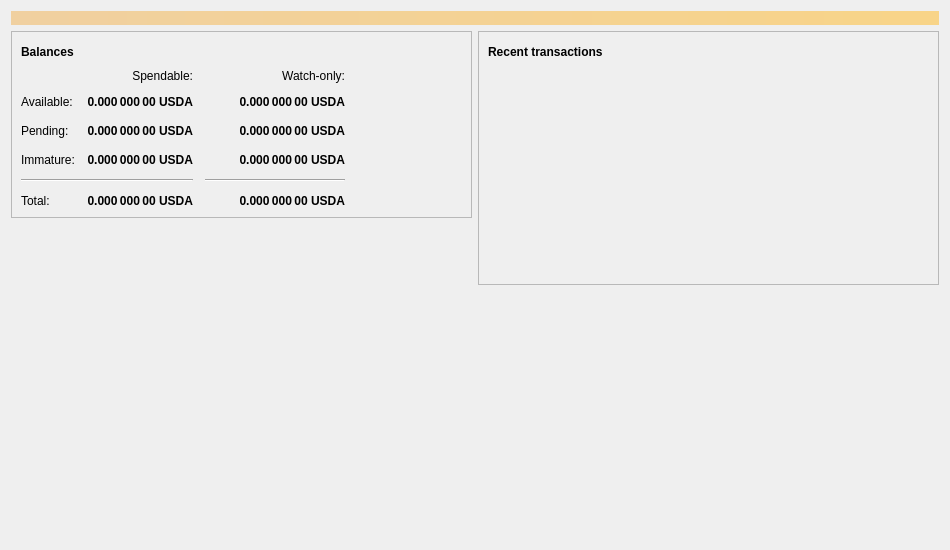
<?xml version="1.0" encoding="UTF-8"?>
<ui version="4.0">
 <class>OverviewPage</class>
 <widget class="QWidget" name="OverviewPage">
  <property name="geometry">
   <rect>
    <x>0</x>
    <y>0</y>
    <width>950</width>
    <height>550</height>
   </rect>
  </property>
  <property name="minimumSize">
   <size>
    <width>950</width>
    <height>550</height>
   </size>
  </property>
  <property name="windowTitle">
   <string>Form</string>
  </property>
  <layout class="QVBoxLayout" name="topLayout">
   <item>
    <widget class="QLabel" name="labelAlerts">
     <property name="visible">
      <bool>false</bool>
     </property>
     <property name="styleSheet">
      <string notr="true">QLabel { background-color: qlineargradient(x1: 0, y1: 0, x2: 1, y2: 0, stop:0 #F0D0A0, stop:1 #F8D488); color:#000000; }</string>
     </property>
     <property name="wordWrap">
      <bool>true</bool>
     </property>
     <property name="margin">
      <number>3</number>
     </property>
     <property name="textInteractionFlags">
      <set>Qt::TextSelectableByMouse</set>
     </property>
    </widget>
   </item>
   <item>
    <layout class="QHBoxLayout" name="horizontalLayout" stretch="1,1">
     <item>
      <layout class="QVBoxLayout" name="verticalLayout_2">
       <item>
        <widget class="QFrame" name="frame">
         <property name="frameShape">
          <enum>QFrame::StyledPanel</enum>
         </property>
         <property name="frameShadow">
          <enum>QFrame::Raised</enum>
         </property>
         <layout class="QVBoxLayout" name="verticalLayout_4">
          <item>
           <layout class="QHBoxLayout" name="horizontalLayout_4">
            <item>
             <widget class="QLabel" name="label_5">
              <property name="font">
               <font>
                <weight>75</weight>
                <bold>true</bold>
               </font>
              </property>
              <property name="text">
               <string>Balances</string>
              </property>
             </widget>
            </item>
            <item>
             <widget class="QPushButton" name="labelWalletStatus">
              <property name="enabled">
               <bool>true</bool>
              </property>
              <property name="maximumSize">
               <size>
                <width>30</width>
                <height>16777215</height>
               </size>
              </property>
              <property name="toolTip">
               <string>The displayed information may be out of date. Your wallet automatically synchronizes with the Usdacoin network after a connection is established, but this process has not completed yet.</string>
              </property>
              <property name="text">
               <string/>
              </property>
              <property name="icon">
               <iconset>
                <normaloff>:/icons/warning</normaloff>
                <disabledoff>:/icons/warning</disabledoff>:/icons/warning</iconset>
              </property>
              <property name="iconSize">
               <size>
                <width>24</width>
                <height>24</height>
               </size>
              </property>
              <property name="flat">
               <bool>true</bool>
              </property>
             </widget>
            </item>
            <item>
             <spacer name="horizontalSpacer_3">
              <property name="orientation">
               <enum>Qt::Horizontal</enum>
              </property>
              <property name="sizeHint" stdset="0">
               <size>
                <width>40</width>
                <height>20</height>
               </size>
              </property>
             </spacer>
            </item>
           </layout>
          </item>
          <item>
           <layout class="QGridLayout" name="gridLayout">
            <property name="spacing">
             <number>12</number>
            </property>
            <item row="2" column="2">
             <widget class="QLabel" name="labelWatchPending">
              <property name="font">
               <font>
                <weight>75</weight>
                <bold>true</bold>
               </font>
              </property>
              <property name="cursor">
               <cursorShape>IBeamCursor</cursorShape>
              </property>
              <property name="toolTip">
               <string>Unconfirmed transactions to watch-only addresses</string>
              </property>
              <property name="text">
               <string notr="true">0.000 000 00 USDA</string>
              </property>
              <property name="alignment">
               <set>Qt::AlignRight|Qt::AlignTrailing|Qt::AlignVCenter</set>
              </property>
              <property name="textInteractionFlags">
               <set>Qt::LinksAccessibleByMouse|Qt::TextSelectableByKeyboard|Qt::TextSelectableByMouse</set>
              </property>
             </widget>
            </item>
            <item row="2" column="1">
             <widget class="QLabel" name="labelUnconfirmed">
              <property name="font">
               <font>
                <weight>75</weight>
                <bold>true</bold>
               </font>
              </property>
              <property name="cursor">
               <cursorShape>IBeamCursor</cursorShape>
              </property>
              <property name="toolTip">
               <string>Total of transactions that have yet to be confirmed, and do not yet count toward the spendable balance</string>
              </property>
              <property name="text">
               <string notr="true">0.000 000 00 USDA</string>
              </property>
              <property name="alignment">
               <set>Qt::AlignRight|Qt::AlignTrailing|Qt::AlignVCenter</set>
              </property>
              <property name="textInteractionFlags">
               <set>Qt::LinksAccessibleByMouse|Qt::TextSelectableByKeyboard|Qt::TextSelectableByMouse</set>
              </property>
             </widget>
            </item>
            <item row="3" column="2">
             <widget class="QLabel" name="labelWatchImmature">
              <property name="font">
               <font>
                <weight>75</weight>
                <bold>true</bold>
               </font>
              </property>
              <property name="cursor">
               <cursorShape>IBeamCursor</cursorShape>
              </property>
              <property name="toolTip">
               <string>Mined balance in watch-only addresses that has not yet matured</string>
              </property>
              <property name="text">
               <string notr="true">0.000 000 00 USDA</string>
              </property>
              <property name="alignment">
               <set>Qt::AlignRight|Qt::AlignTrailing|Qt::AlignVCenter</set>
              </property>
              <property name="textInteractionFlags">
               <set>Qt::LinksAccessibleByMouse|Qt::TextSelectableByKeyboard|Qt::TextSelectableByMouse</set>
              </property>
             </widget>
            </item>
            <item row="4" column="0" colspan="2">
             <widget class="Line" name="line">
              <property name="orientation">
               <enum>Qt::Horizontal</enum>
              </property>
             </widget>
            </item>
            <item row="4" column="2">
             <widget class="Line" name="lineWatchBalance">
              <property name="sizePolicy">
               <sizepolicy hsizetype="Preferred" vsizetype="Fixed">
                <horstretch>0</horstretch>
                <verstretch>0</verstretch>
               </sizepolicy>
              </property>
              <property name="minimumSize">
               <size>
                <width>140</width>
                <height>0</height>
               </size>
              </property>
              <property name="orientation">
               <enum>Qt::Horizontal</enum>
              </property>
             </widget>
            </item>
            <item row="5" column="0">
             <widget class="QLabel" name="labelTotalText">
              <property name="text">
               <string>Total:</string>
              </property>
             </widget>
            </item>
            <item row="3" column="1">
             <widget class="QLabel" name="labelImmature">
              <property name="font">
               <font>
                <weight>75</weight>
                <bold>true</bold>
               </font>
              </property>
              <property name="cursor">
               <cursorShape>IBeamCursor</cursorShape>
              </property>
              <property name="toolTip">
               <string>Mined balance that has not yet matured</string>
              </property>
              <property name="text">
               <string notr="true">0.000 000 00 USDA</string>
              </property>
              <property name="alignment">
               <set>Qt::AlignRight|Qt::AlignTrailing|Qt::AlignVCenter</set>
              </property>
              <property name="textInteractionFlags">
               <set>Qt::LinksAccessibleByMouse|Qt::TextSelectableByKeyboard|Qt::TextSelectableByMouse</set>
              </property>
             </widget>
            </item>
            <item row="2" column="3">
             <spacer name="horizontalSpacer_2">
              <property name="orientation">
               <enum>Qt::Horizontal</enum>
              </property>
              <property name="sizeHint" stdset="0">
               <size>
                <width>40</width>
                <height>20</height>
               </size>
              </property>
             </spacer>
            </item>
            <item row="3" column="0">
             <widget class="QLabel" name="labelImmatureText">
              <property name="text">
               <string>Immature:</string>
              </property>
             </widget>
            </item>
            <item row="5" column="1">
             <widget class="QLabel" name="labelTotal">
              <property name="font">
               <font>
                <weight>75</weight>
                <bold>true</bold>
               </font>
              </property>
              <property name="cursor">
               <cursorShape>IBeamCursor</cursorShape>
              </property>
              <property name="toolTip">
               <string>Your current total balance</string>
              </property>
              <property name="text">
               <string notr="true">0.000 000 00 USDA</string>
              </property>
              <property name="alignment">
               <set>Qt::AlignRight|Qt::AlignTrailing|Qt::AlignVCenter</set>
              </property>
              <property name="textInteractionFlags">
               <set>Qt::LinksAccessibleByMouse|Qt::TextSelectableByKeyboard|Qt::TextSelectableByMouse</set>
              </property>
             </widget>
            </item>
            <item row="5" column="2">
             <widget class="QLabel" name="labelWatchTotal">
              <property name="font">
               <font>
                <weight>75</weight>
                <bold>true</bold>
               </font>
              </property>
              <property name="cursor">
               <cursorShape>IBeamCursor</cursorShape>
              </property>
              <property name="toolTip">
               <string>Current total balance in watch-only addresses</string>
              </property>
              <property name="text">
               <string notr="true">0.000 000 00 USDA</string>
              </property>
              <property name="alignment">
               <set>Qt::AlignRight|Qt::AlignTrailing|Qt::AlignVCenter</set>
              </property>
              <property name="textInteractionFlags">
               <set>Qt::LinksAccessibleByMouse|Qt::TextSelectableByKeyboard|Qt::TextSelectableByMouse</set>
              </property>
             </widget>
            </item>
            <item row="0" column="2">
             <widget class="QLabel" name="labelWatchonly">
              <property name="text">
               <string>Watch-only:</string>
              </property>
              <property name="alignment">
               <set>Qt::AlignRight|Qt::AlignTrailing|Qt::AlignVCenter</set>
              </property>
             </widget>
            </item>
            <item row="1" column="0">
             <widget class="QLabel" name="labelBalanceText">
              <property name="text">
               <string>Available:</string>
              </property>
             </widget>
            </item>
            <item row="1" column="1">
             <widget class="QLabel" name="labelBalance">
              <property name="font">
               <font>
                <weight>75</weight>
                <bold>true</bold>
               </font>
              </property>
              <property name="cursor">
               <cursorShape>IBeamCursor</cursorShape>
              </property>
              <property name="toolTip">
               <string>Your current spendable balance</string>
              </property>
              <property name="text">
               <string notr="true">0.000 000 00 USDA</string>
              </property>
              <property name="alignment">
               <set>Qt::AlignRight|Qt::AlignTrailing|Qt::AlignVCenter</set>
              </property>
              <property name="textInteractionFlags">
               <set>Qt::LinksAccessibleByMouse|Qt::TextSelectableByKeyboard|Qt::TextSelectableByMouse</set>
              </property>
             </widget>
            </item>
            <item row="1" column="2">
             <widget class="QLabel" name="labelWatchAvailable">
              <property name="font">
               <font>
                <weight>75</weight>
                <bold>true</bold>
               </font>
              </property>
              <property name="cursor">
               <cursorShape>IBeamCursor</cursorShape>
              </property>
              <property name="toolTip">
               <string>Your current balance in watch-only addresses</string>
              </property>
              <property name="text">
               <string notr="true">0.000 000 00 USDA</string>
              </property>
              <property name="alignment">
               <set>Qt::AlignRight|Qt::AlignTrailing|Qt::AlignVCenter</set>
              </property>
              <property name="textInteractionFlags">
               <set>Qt::LinksAccessibleByMouse|Qt::TextSelectableByKeyboard|Qt::TextSelectableByMouse</set>
              </property>
             </widget>
            </item>
            <item row="2" column="0">
             <widget class="QLabel" name="labelPendingText">
              <property name="text">
               <string>Pending:</string>
              </property>
             </widget>
            </item>
            <item row="0" column="1">
             <widget class="QLabel" name="labelSpendable">
              <property name="text">
               <string>Spendable:</string>
              </property>
              <property name="alignment">
               <set>Qt::AlignRight|Qt::AlignTrailing|Qt::AlignVCenter</set>
              </property>
             </widget>
            </item>
           </layout>
          </item>
         </layout>
        </widget>
       </item>
       <item>
        <spacer name="verticalSpacer">
         <property name="orientation">
          <enum>Qt::Vertical</enum>
         </property>
         <property name="sizeHint" stdset="0">
          <size>
           <width>20</width>
           <height>40</height>
          </size>
         </property>
        </spacer>
       </item>
      </layout>
     </item>
     <item>
      <layout class="QVBoxLayout" name="verticalLayout_3">
       <item>
        <widget class="QFrame" name="frame_2">
         <property name="frameShape">
          <enum>QFrame::StyledPanel</enum>
         </property>
         <property name="frameShadow">
          <enum>QFrame::Raised</enum>
         </property>
         <layout class="QVBoxLayout" name="verticalLayout">
          <item>
           <layout class="QHBoxLayout" name="horizontalLayout_2">
            <item>
             <widget class="QLabel" name="label_4">
              <property name="font">
               <font>
                <weight>75</weight>
                <bold>true</bold>
               </font>
              </property>
              <property name="text">
               <string>Recent transactions</string>
              </property>
             </widget>
            </item>
            <item>
             <widget class="QPushButton" name="labelTransactionsStatus">
              <property name="enabled">
               <bool>true</bool>
              </property>
              <property name="maximumSize">
               <size>
                <width>30</width>
                <height>16777215</height>
               </size>
              </property>
              <property name="toolTip">
               <string>The displayed information may be out of date. Your wallet automatically synchronizes with the Usdacoin network after a connection is established, but this process has not completed yet.</string>
              </property>
              <property name="text">
               <string/>
              </property>
              <property name="icon">
               <iconset>
                <normaloff>:/icons/warning</normaloff>
                <disabledoff>:/icons/warning</disabledoff>:/icons/warning</iconset>
              </property>
              <property name="iconSize">
               <size>
                <width>24</width>
                <height>24</height>
               </size>
              </property>
              <property name="flat">
               <bool>true</bool>
              </property>
             </widget>
            </item>
            <item>
             <spacer name="horizontalSpacer">
              <property name="orientation">
               <enum>Qt::Horizontal</enum>
              </property>
              <property name="sizeHint" stdset="0">
               <size>
                <width>40</width>
                <height>20</height>
               </size>
              </property>
             </spacer>
            </item>
           </layout>
          </item>
          <item>
           <widget class="QListView" name="listTransactions">
            <property name="styleSheet">
             <string notr="true">QListView { background: transparent; }</string>
            </property>
            <property name="frameShape">
             <enum>QFrame::NoFrame</enum>
            </property>
            <property name="verticalScrollBarPolicy">
             <enum>Qt::ScrollBarAlwaysOff</enum>
            </property>
            <property name="horizontalScrollBarPolicy">
             <enum>Qt::ScrollBarAlwaysOff</enum>
            </property>
            <property name="selectionMode">
             <enum>QAbstractItemView::NoSelection</enum>
            </property>
           </widget>
          </item>
         </layout>
        </widget>
       </item>
       <item>
        <spacer name="verticalSpacer_2">
         <property name="orientation">
          <enum>Qt::Vertical</enum>
         </property>
         <property name="sizeHint" stdset="0">
          <size>
           <width>20</width>
           <height>40</height>
          </size>
         </property>
        </spacer>
       </item>
      </layout>
     </item>
    </layout>
   </item>
  </layout>
 </widget>
 <resources/>
 <connections/>
</ui>
